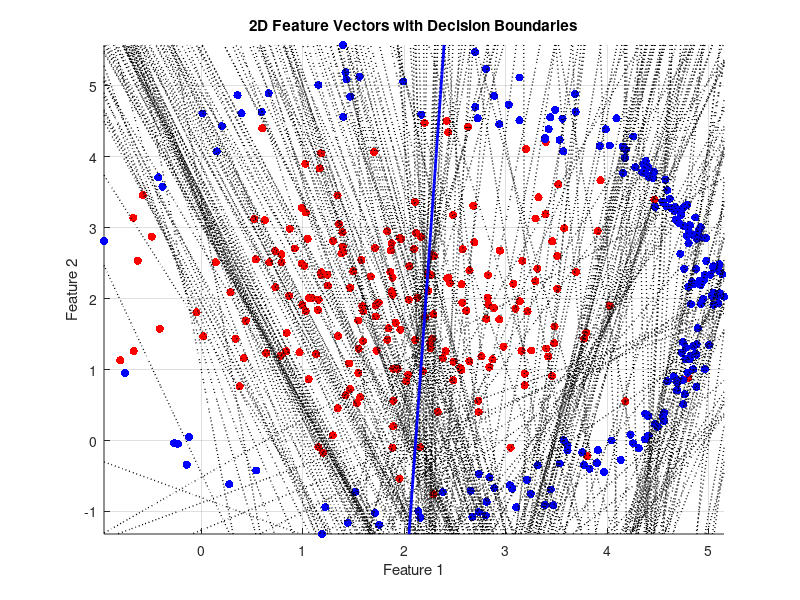

Source code (MATLAB): (Note: this script raises an error after producing the figure.)
clc
clear

%{

----------------Gradient Descent for Classification in 2D Space----------------

this script implement linear and a quadratic classifier to separate a dataset of 2
dimensional features.

the linear classifier, uses the decision function to create the margin boundary,
calculates analitically the gradient w.r.t the weights, and update it iteratively
based on number of steps and learning rate.

the quadratic classifier does the same thing, but, expands the 2 dimensional feature vector in a 4th
dimensional one, (free to choose any data combination for the other 2 dimensions)
and aims to find a linear decision boundary on that 4th dimension, which then, if
evaluated back on the 2 dimensional data, results in a more complex shape decision
boundary, that should better separate the 2 dataclass

in this script, only the training phase is implemented, to see the gradient descent
approach in action.

for an eventual evaluation pahse, you just need to evaluate the function with the
found weights, to another dataset.

this approach of augmenting the feature space into a higher dimension so to find a
linear boundary in that dimension, is essentially what a neural network does. The
only difference is in this case we are forcing a certain function and mapping
strategy, werelse a neural network, sort of finds it's own mapping function and
weights for augmenting the data dimension, but in the end, the last layer finds a
linear separation surface in that n dimension.

%}




% Parameters
n_points = 200; % Number of points per class
learning_rate = 0.01; % Learning rate
num_iterations = 300; % Number of gradient descent iterations

% Generate synthetic data
%you can uncomment class2 to generate different data distributions
rng(1)
class1 = randn(2, n_points) + 2; % Class 1 points
%class2 = randn(2, n_points) - 1; % Class 2 points
theta=randn(1,n_points);
class2 = [(0.1.*randn(1,n_points)+3).*cos(theta)+2; (3*0.1.*randn(1,n_points)+3).*sin(theta)+2];


% Combine data
%we know that the first 100 points have label 1, and the latter 100, label -1
X = [class1, class2]; % Feature vectors
Y = [ones(1, n_points), -ones(1, n_points)]; % true Labels (1 for class1, -1 for class2)

%this grid will be utilized to evaluate the decision boundary across all the 2D
%feature space
x1_range = linspace(min(X(1, :)), max(X(1, :)), 100);
x2_range = linspace(min(X(2, :)), max(X(2, :)), 100);
[X1, X2] = meshgrid(x1_range, x2_range);
grid_points = [X1(:), X2(:)]';

% Plot data
figure(1);
clf
hold on
scatter(class1(1, :), class1(2, :), 'r', 'filled'); hold on;
scatter(class2(1, :), class2(2, :), 'b', 'filled');
title('2D Feature Vectors');
xlabel('Feature 1'); ylabel('Feature 2');
grid on;

% Initialize weights and bias
rng("shuffle")
W = randn(2,1); % Weight vector
b = randn(1,1); % Bias

% Gradient Descent
for iter = 1:num_iterations
    % Compute gradients
    %the margin should always give >0 for correctly classified points (if Y=-1, and
    %(W' * X + b) <0, correctly classified -> margin >0, if Y=1 ....)
    margin = Y .* (W' * X + b);
    %we filter only missclassified points so, (margin < 0) we take only
    %missclassified, then .*Y so we know the corresponding true label value.
    gradient_w = -sum(((margin < 0) .* Y) .* X, 2); % Gradient w.r.t W
    gradient_b = -sum((margin < 0) .* Y); % Gradient w.r.t b

    % Update weights and bias
    W = W - learning_rate * gradient_w;
    b = b - learning_rate * gradient_b;

    % Plot decision boundary iteratively   
        decision_values= W'*grid_points+b;
        decision_values = reshape(decision_values, size(X1));
        contour(X1, X2, decision_values, [0, 0], 'k:', 'LineWidth', 1);
        
end

%plot last decision boundary in another color
decision_values= W'*grid_points+b;
%reshape because for every 2D point, i recive 1 decision number, in total i will have
%1*n decisions, i need to reshape to a n*n so i know where is that decision in space
decision_values = reshape(decision_values, size(X1));
contour(X1, X2, decision_values, [0, 0], 'b', 'LineWidth', 2);

%count misclassified points by evaluating the margin function and comparing true
%labels Y
disp("misclassified datapoints linear:")
disp(sum((Y .* (W' * X + b)<0)))

title('2D Feature Vectors with Decision Boundaries');
hold off


%% now let's try to produce a 4th order decision boundary

%this function maps the 2D feature vector to a 4D one
X_augmented=feature_map(X);
%weight initialization, notive now W is a 4D
W=randn(4,1);
b=randn(1,1);

figure(2);
clf
hold on

for iter= 1:num_iterations

    %same as before, but using augmented feature vector
    margin = Y .* (W' * X_augmented + b);

    gradient_w = -sum(((margin < 0) .* Y) .* X_augmented, 2); % Gradient w.r.t W
    gradient_b = -sum((margin < 0) .* Y); % Gradient w.r.t b

    W = W - learning_rate * gradient_w;
    b = b - learning_rate * gradient_b;


    %we are essentially creating a 2D grid point across all the 2 axis,
    %expanding it to 4D like they are features point
    %and then using the contour to pick only the points where the decision
    %function gives 0, so exactly at the boundary
    grid_points=feature_map(grid_points);
    decision_values= W'*grid_points+b;
    %reshape it because the functions gives 1*n decision values (for every 4D point i
    %recive 1 decision number) i need to reshape back to a n*n grid so i can plot
    %where that decision is located in 2D space
    decision_values = reshape(decision_values, size(X1));
    contour(X1, X2, decision_values, [0, 0], 'k:', 'LineWidth', 1);


end

%same as before, evaluating of the function
disp("misclassified datapoints quadratic:")
disp(sum((Y .* (W' * X_augmented + b)<0)))


%plot again the last boundary
scatter(class1(1, :), class1(2, :), 'r', 'filled'); hold on;
scatter(class2(1, :), class2(2, :), 'b', 'filled');
title('2D Feature Vectors');
xlabel('Feature 1'); ylabel('Feature 2');
grid on;

grid_points=feature_map(grid_points);
decision_values= W'*grid_points+b;
decision_values = reshape(decision_values, size(X1));
contour(X1, X2, decision_values, [0, 0], 'b', 'LineWidth', 2);
hold off



function feature_mapping= feature_map(X)

    x1 = X(1, :);
    x2 = X(2, :);
    %try to augment the feature to a 4th dimensional vector
    feature_mapping = [x1; x2; x1+x2; x1.^2+x2.^2];
    %feature_mapping = [x1; x2; x1.^2+x2.^2; x1.*x2];
end
